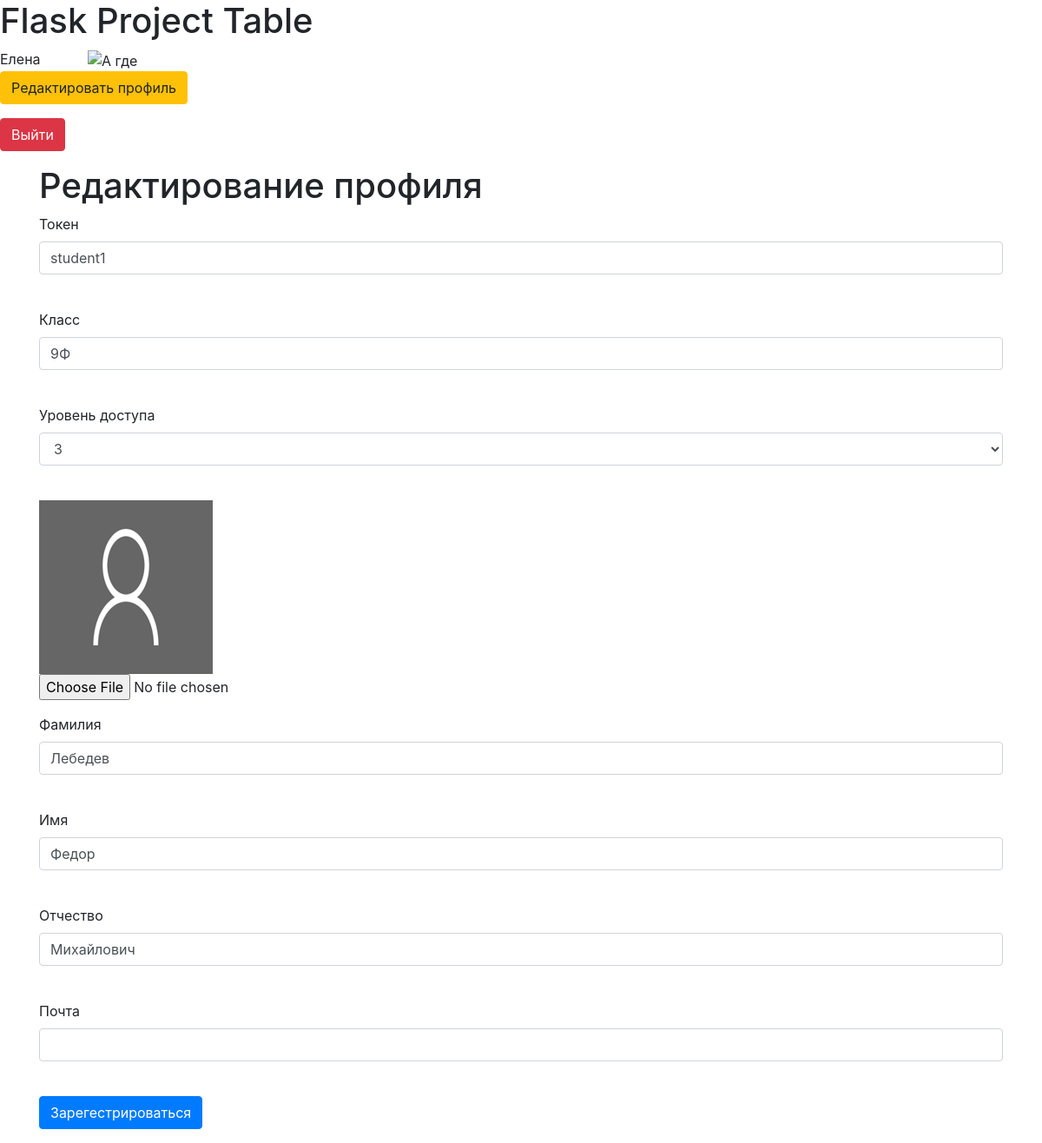
/user_edit/2 (signed in), run on the app's committed database.
### tables this page shows
CREATE TABLE "users"
(
	id INTEGER not null
		primary key,
	name VARCHAR,
	surname VARCHAR,
	patronymic VARCHAR,
	grade VARCHAR,
	email VARCHAR,
	hashed_password VARCHAR,
	modified_date DATETIME,
	access_level INTEGER,
	token VARCHAR
		unique,
	image VARCHAR default 'static/img/default.png'
);

### app.py (the view, shortened to what this page needs)
@app.route('/user_edit/<int:id>', methods=['GET', 'POST'])
@login_required
def user_edit(id):
    form = RegisterForm()
    level = 0
    if request.method == "GET":
        db_sess = db_session.create_session()
        if current_user.id == 1:
            user = db_sess.query(User).filter(User.id == id).first()
            form.access_level.choices = [(3, 3), (2, 2), (1, 1)]
            form.access_level.data = user.access_level
            level = 1 if user.id != 1 else 0
            form.password.validators = []
            form.password_again.validators = []
        else:
            user = db_sess.query(User).filter(User.id == current_user.id).first()
            form.access_level.choices = [user.access_level]
            level = 0
        if user:
            form.name.data = user.name
            form.surname.data = user.surname
            form.patronymic.data = user.patronymic
            form.grade.data = user.grade
            form.email.data = user.email
            form.token.data = user.token
        else:
            abort(404)
        image_path = user.image
    return render_template('register.html', title='Редактирование профиля', form=form,
                           level=level,
                           image_path=image_path)

### forms/register.py
class RegisterForm(FlaskForm):
    token = StringField('Токен', validators=[DataRequired()])
    grade = StringField('Класс')
    access_level = SelectField('Уровень доступа', choices=[(3, 3), (2, 2), (1, 1)])
    surname = StringField('Фамилия')
    name = StringField('Имя')
    patronymic = StringField('Отчество')
    email = EmailField('Почта', validators=[DataRequired()])
    password = PasswordField('Пароль', validators=[DataRequired()])
    password_again = PasswordField('Повторите пароль', validators=[DataRequired()])
    submit = SubmitField('Зарегестрироваться')

### app.py (called while the page is built)
@login_manager.user_loader
def load_user(user_id):
    db_sess = db_session.create_session()
    return db_sess.query(User).get(user_id)

### data/sqlalchemy/db_session.py (called while the page is built)
def create_session() -> Session:
    global __factory
    return __factory()

### templates/register.html (shortened to what this page needs)
{% extends "base.html" %}
{% block content %}
    <h1>{{ title }}</h1>
    <form action="" enctype=multipart/form-data method="post">
        <p>
            {{ form.token.label }}
            {% if level == 1 %}
                <br>{{ form.token(class="form-control", type="token") }}<br>
            {% else %}
                <br>{{ form.token(class="form-control", type="token", readonly="readonly") }}<br>
            {% endif %}
        <p>
            {{ form.grade.label }}
            {% if level == 1 %}
                <br>{{ form.grade(class="form-control", type="grade") }}<br>
            {% else %}
                <br>{{ form.grade(class="form-control", type="grade", readonly="readonly") }}<br>
            {% endif %}
        <p>
            {{ form.access_level.label }}<br>
            {{ form.access_level(class="form-control", type="access_level") }}<br>
        <p>
            <img src="{{ image_path }}" alt="А где">
            <input type=file class="form-control-file"
                   accept="image/png, image/jpg, image/jpeg" name=file value=Upload>
        <p>
            {{ form.surname.label }}<br>
            {{ form.surname(class="form-control", type="surname") }}<br>
        <p>
            {{ form.name.label }}<br>
            {{ form.name(class="form-control", type="name") }}<br>
        <p>
            {{ form.patronymic.label }}<br>
            {{ form.patronymic(class="form-control", type="patronymic") }}<br>
        <p>
            {{ form.email.label }}<br>
            {{ form.email(class="form-control", type="email") }}<br>
        <p>{{ form.submit(type="submit", class="btn btn-primary") }}</p>
    </form>
{% endblock %}

### templates/base.html (shortened to what this page needs)
<!DOCTYPE html>
<html lang="en">
<head>
    <link rel="stylesheet"
          href="https://stackpath.bootstrapcdn.com/bootstrap/4.4.1/css/bootstrap.min.css"
>
    <link rel="stylesheet" type="text/css"
          href="{{ url_for('static', filename='css/style.css') }}"/>
</head>
<body>
<h1>Flask Project Table</h1>
<nav>
    {% if current_user.is_authenticated %}
        {{ current_user.name }}
        <img style="margin-left: 50px;" src="{{ current_user.image }}" alt="А где" width=50 height=50>
        <p>
            <a class="btn btn-warning" href="/user_edit/{{ current_user.id }}">Редактировать
                профиль</a>
        </p>
        <p>
            <a class="btn btn-danger" href="/logout">Выйти</a>
        </p>
    {% else %}
        <p>
            <a class="btn btn-success" href="/token">Войти</a>
        </p>
    {% endif %}
</nav>
<main role="main" class="container">
    {% block content %}{% endblock %}
</main>
</body>
</html>

### data on the page
users: name "Елена"
users: token "student1", grade "9Ф", access_level "3", image (placeholder picture), surname "Лебедев", name "Федор", patronymic "Михайлович"

### other printed values
{{ title }} "Редактирование профиля"
